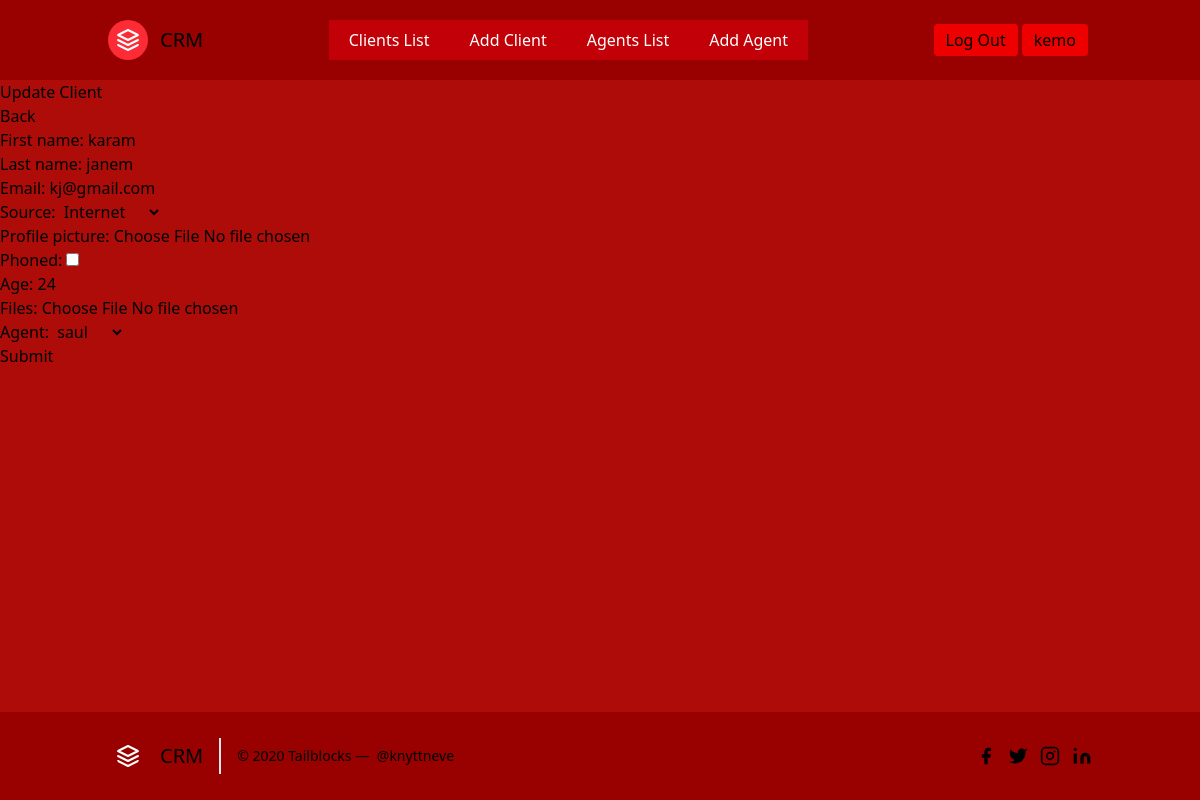
Page /leads/3/update/ (signed in) on the committed database.
### accounts/models.py (models this page shows, shortened)
class User(AbstractUser):
    is_organizor = models.BooleanField(default=True)
    is_agent = models.BooleanField(default=False)

### leads/models.py (models this page shows, shortened)
class Client(models.Model): #this class stores the records of clients
    source_options = (
        ('1', 'Internet'),
        ('2', 'Newsletter'),
        ('3', 'TV'),
        ('4', 'Other')
    )
    first_name = models.CharField(max_length=40)
    last_name = models.CharField(max_length=40)
    email = models.EmailField()
    source = models.CharField(max_length=50, choices=source_options)
    profile_picture = models.ImageField(blank=True, null=True)
    phoned = models.BooleanField(default=False)
    age = models.IntegerField(validators=[MinValueValidator(18), MaxValueValidator(120)])
    files = models.FileField(blank=True, null=True)
    agent = models.ForeignKey(Agent, on_delete=models.CASCADE)

### leads/views.py (the view, shortened to what this page needs)
# urls.py: path('<int:pk>/update/', LeadUpdateView.as_view(), name='lead-update'),
class LeadUpdateView(LoginRequiredMixin, UpdateView):
    template_name = 'lead/lead_update.html'
    form_class = ClientForm
    queryset = Client.objects.all()

### leads/forms.py
class ClientForm(forms.ModelForm):
    class Meta:
        model = Client
        fields = '__all__'

### agents/models.py (called while the page is built)
    def __str__(self):
        return self.user.username

### leads/templates/lead/lead_update.html (shortened to what this page needs)
{% extends 'partials/base.html' %}
{% block content %}
<h2>Update Client</h2>
<a href="{% url 'leads:lead-detail' client.pk %}">Back</a>
<form method="post" >
    {{ form.as_p }}
    <p>
    <button type="submit" class="btn-primary">Submit</button>
    </p>
</form>
{% endblock %}

### leads/templates/partials/header.html (shortened to what this page needs)
 <div class="header">
<header class="text-black-600 body-font" style="background-color:#990000">
  <div class="container mx-auto flex flex-wrap p-5 flex-col md:flex-row items-center">
    <a class="flex title-font font-medium items-center text-gray-900 mb-4 md:mb-0">
     <a href="{% url 'landing-page' %}"> </a>
      <span class="ml-3 text-xl">CRM</span>
    </a>
    {% if request.user.is_authenticated %}
    <nav class="md:ml-auto md:mr-auto flex flex-wrap items-center text-base justify-center">
          <a href="{% url 'leads:lead-list' %}"> <button class=" text-white bg-red-700 border-0 py-2 px-5  hover:bg-red-600 ">Clients List</button></a>
          <a href="{% url 'leads:lead-add' %}"> <button class=" text-white bg-red-700 border-0 py-2 px-5  hover:bg-red-600 ">Add Client</button></a>
    {% if request.user.is_organizor %}
        <a href="{% url 'agents:agent-list' %}"> <button class="  text-white bg-red-700 border-0 py-2 px-5  hover:bg-red-600 ">Agents List</button></a>
        <a href="{% url 'agents:agent-form' %}"> <button class="  text-white bg-red-700 border-0 py-2 px-5  hover:bg-red-600 ">Add Agent</button></a>
    {% endif %}
    </nav>
    <a href="{% url 'account_logout' %}"><button   class=" mr-1 inline-flex items-center border-0 py-1 px-3 focus:outline-none hover:bg-gray-200 rounded text-base mt-4 md:mt-0" style="background-color:#ee0000">Log Out
    </button></a>
    <a href="#"><button  class=" mr-1 inline-flex items-center border-0 py-1 px-3 focus:outline-none hover:bg-gray-200 rounded text-base mt-4 md:mt-0" style="background-color:#ee0000">{{ request.user.username }}
    </button></a>
    {% endif %}
  </div>
</header>
 </div>
<main width

### rows in the picture
User: user.username "kemo"
Client: first_name "karam", last_name "janem", email "kj@gmail.com", source "Internet", age "24", agent "saul"
